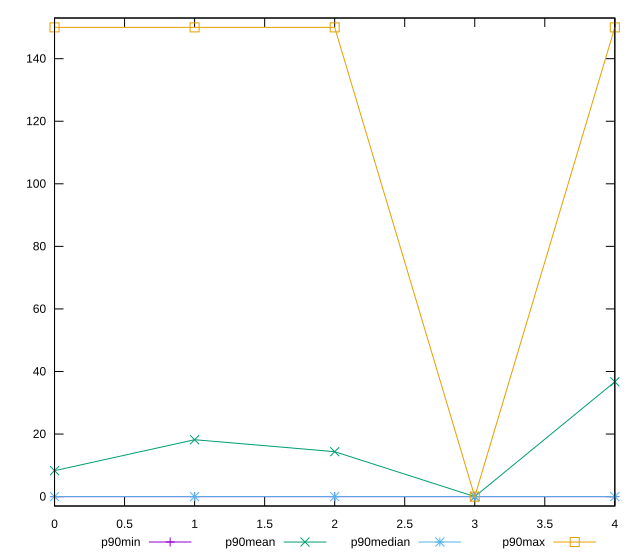

Write the gnuplot code that produced this figure.
reset

$p90Min <<EOF
0 0
1 0
2 0
3 0
4 0
EOF

$p90Mean <<EOF
0 8.297872340425531
1 18.19148936170213
2 14.361702127659575
3 0
4 36.702127659574465
EOF

$p90Median <<EOF
0 0
1 0
2 0
3 0
4 0
EOF

$p90Max <<EOF
0 150
1 150
2 150
3 0
4 150
EOF

set key outside below
set xrange [0:4]
set yrange [-3:153]
set trange [-3:153]
set terminal svg size 640, 560 enhanced background rgb 'white'
set output "report_00017_2021-02-10T15-08-03.406Z/unminified-javascript/progression/value.svg"

plot $p90Min title "p90min" with linespoints, \
     $p90Mean title "p90mean" with linespoints, \
     $p90Median title "p90median" with linespoints, \
     $p90Max title "p90max" with linespoints

reset
